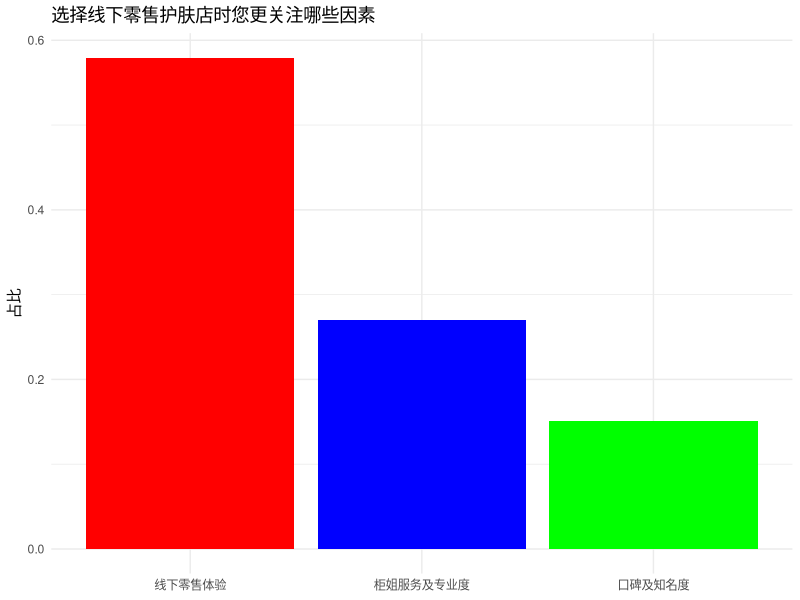
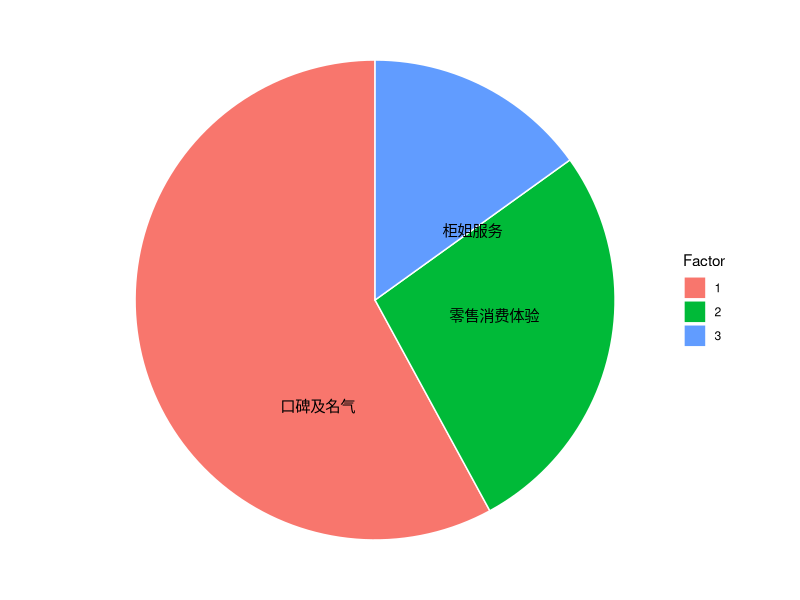
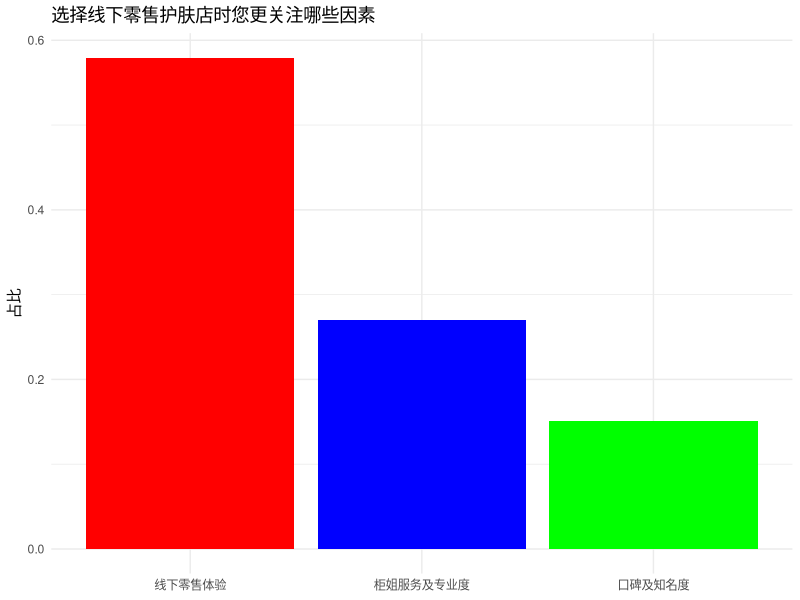

These charts were generated, in order, by the following R code:
## ---- chunk 1
knitr::opts_chunk$set(echo = TRUE)
## ---- chunk 2
library(tidyverse)
library(scales)
set.seed(123)
Table_1<- 
  tibble(person= c(1:392),
         Factor= sample(x= c(1,2,3),
                        size = 392,
                        replace = TRUE,
                        prob = c(0.55, 0.30,0.15)),
         Gender= sample(x=c(1,2),
                        size= 392,
                        prob = c(0.2,0.8),
                        replace = TRUE),
         Age_Group= sample(x=c(1,2,3),
                           size=392,
                           prob=c(0.55,0.45,0.05),
                           replace= TRUE))

Table_1<- Table_1%>%
  mutate(Retailer= sample(
    x=c("Sephora","Watsons","Other"),
    size= 392,
    prob = c(0.56,0.40,0.04),
    replace = TRUE
  ))%>%
  filter(Age_Group %in% c(1,2))

Table_2<- Table_1%>%
  count(Factor)%>%
  mutate(percentage= n/sum(n))
#Plot 
p_1<- 
  ggplot(data = Table_2, aes(x= factor(Factor), y= percentage))+
  geom_col(fill=c("red","blue","green"))+
  theme_minimal()+
  labs(y= "占比",
       title = "选择线下零售护肤店时您更关注哪些因素")+
  scale_x_discrete(labels= c(
    "线下零售体验","柜姐服务及专业度","口碑及知名度"
  ))+
  labs(fill= "年龄段")+
  scale_fill_discrete(labels=c("16~22","22~30"))+
  theme(axis.title.x = element_blank())


p_1
# Pie chart
Table_2$Factor= as.factor(Table_2$Factor)
p_2<- ggplot(data = Table_2, aes(x="",y= percentage, fill= Factor))+
  geom_bar(stat= "identity",width = 1, color= "white")+
  theme_void()+#Remove background, grid, numeric labels. 
  geom_text(label=c("口碑及名气","零售消费体验","柜姐服务"))+
  coord_polar("y")

p_2
  
Table_1$Factor<- case_when(
  Table_1$Factor==1 ~"口碑及名气",
  Table_1$Factor==2 ~"线下零售体验",
  Table_1$Factor==3 ~"柜姐服务"
)


write.csv(Table_1, here::here("Simulation.csv"))



ggsave(here::here("Plot_1_1.jpeg"), plot = p_1, device = "jpeg")
